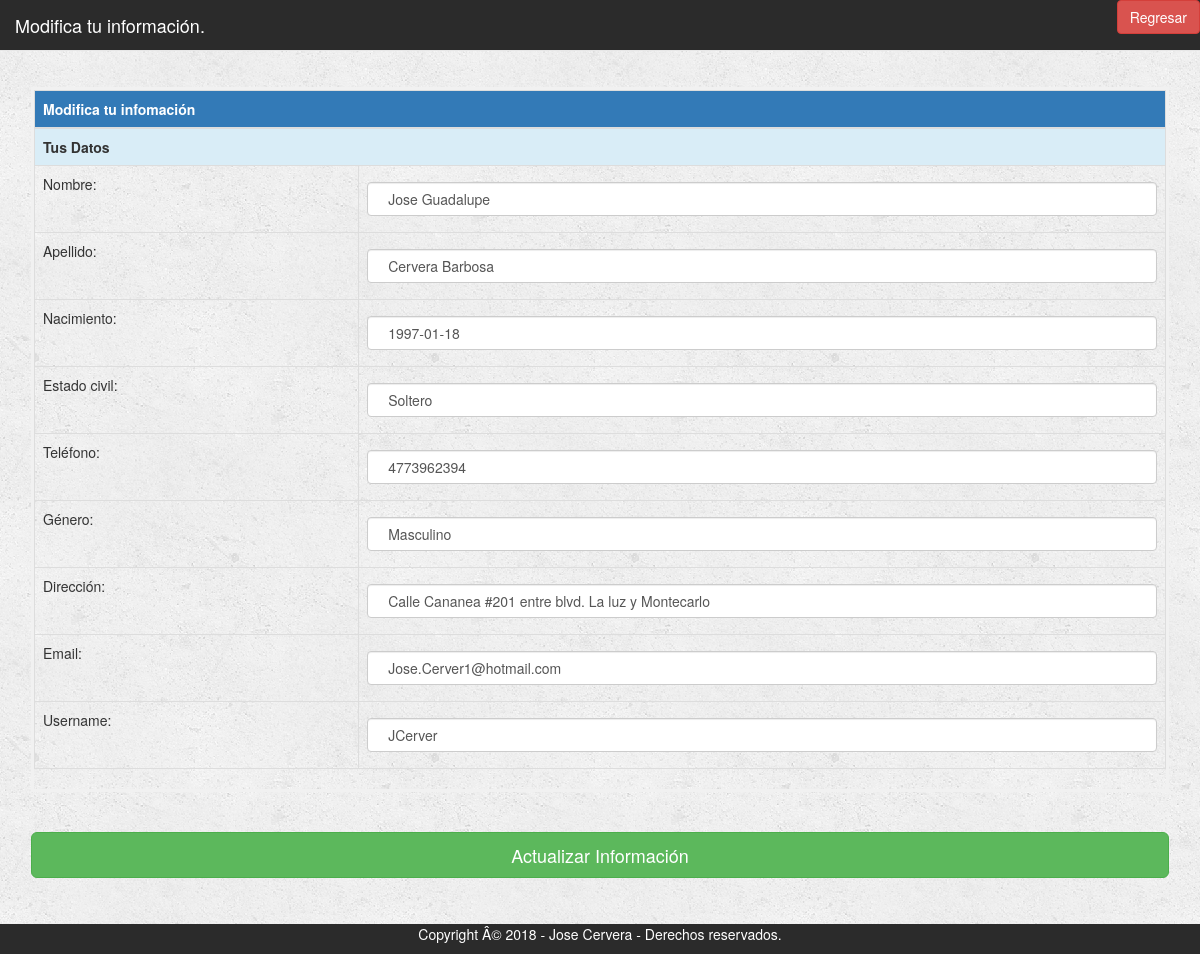
The app's page /Vista/modificarCandidato.php (signed in) with its own data.
### tables this page shows
CREATE TABLE IF NOT EXISTS `tbl_candidato` (
  `id_candidato` int(11) NOT NULL AUTO_INCREMENT COMMENT 'Identificador de candidato',
  `can_nombre` varchar(100) NOT NULL COMMENT 'Nombre del candidato',
  `can_apellido` varchar(100) NOT NULL COMMENT 'Apellido del candidato',
  `can_nacimiento`  varchar(100)  NULL COMMENT 'Fecha de nacimiento',
  `can_estado_civil` varchar(100) DEFAULT NULL COMMENT 'Estado civil',
  `can_telefono` varchar(100) NOT NULL COMMENT 'Teléfono de candidato',
  `can_genero` varchar(50) DEFAULT NULL COMMENT 'Género de candidato',
  `can_direccion` varchar(100) DEFAULT NULL COMMENT 'Dirección del candidato',
  `can_email` varchar(100) NOT NULL COMMENT 'Correo electronico del candidato',
  `can_username` varchar(100) NOT NULL COMMENT 'username para entrar al sistema',
  `can_contrasena` varchar(100) NOT NULL COMMENT 'Contraseña del candidato',
  `usr_tipo` varchar(30) NOT NULL COMMENT 'tipo de usuario',
  `estado_curriculum` varchar(1) NOT NULL COMMENT 'Validar si ya tiene un curriculum',
  PRIMARY KEY (`id_candidato`)
);

### Vista/modificarCandidato.php (the view, shortened to what this page needs)
<!DOCTYPE html>
<html>
<head>
     <link href="../css/bootstrap.min.css" rel="stylesheet">
  	 <link href="../css/EstiloRegistroEmpresa.css" rel="stylesheet">
</head>
<body>
<nav class="navbar navbar-default navbar-static-top">
  <div class="container-fluid">
    <div class="navbar-header">
      <a class="navbar-brand" href="#">Modifica tu información.</a>
    </div>
    <div class="collapse navbar-collapse" id="navbar-1">
      <div class="nav navbar-nav navbar-right">
        <a class="btn btn-danger" href="Home/HomeCandidato.php" role="button">Regresar</a>
      </div>
   </div>
  </div>
</nav>
<?php
  $idCandidato = $_SESSION['candidatoID'];
  $ps = "SELECT * FROM tbl_candidato WHERE id_candidato='$idCandidato'";
  global $conexion;
  $rs = mysqli_query($conexion,$ps);
  while($row = mysqli_fetch_array($rs)){
?>
<div class="container">
<form action="../Controlador/Candidato/crudCandidato.php" method="POST">
   <table class="table table-bordered" >
          <thead>
            <tr class="bg-primary">
              <th colspan="5">Modifica tu infomación</th>
            </tr>
          </thead>
          <tbody class="">
            <tr class="bg-info">
            <th colspan="2" >Tus Datos</th>
            </tr>
             <tr>
              <td>Nombre:</td>
              <td><input type="text" name="txtNombre" class="form-control" value="<?php echo $row['can_nombre'];?>"></td>
            </tr>
            <tr>
              <td>Apellido:</td>
              <td><input type="text" name="txtApellido" class="form-control" value="<?php echo $row['can_apellido'];?>"></td>
            </tr>
            <tr>
            <tr>
              <td>Nacimiento:</td>
              <td><input type="text" name="txtNacimiento" class="form-control" value="<?php echo $row['can_nacimiento'];?>"></td>
            </tr>
            <tr>
              <td>Estado civil:</td>
              <td><input type="text" name="txtCivil" class="form-control" value="<?php echo $row['can_estado_civil'];?>"></td>
            </tr>
            <tr>
              <td>Teléfono:</td>
              <td><input type="text" name="txtTelefono" class="form-control" value="<?php echo $row['can_telefono'];?>"></td>
            </tr>
            <tr>
              <td>Género:</td>
              <td><input type="text" name="txtGenero" class="form-control" value="<?php echo $row['can_genero'];?>"></td>
            </tr>
            <tr>
              <td>Dirección:</td>
              <td><input type="text" name="txtDireccion" class="form-control" value="<?php echo $row['can_direccion'];?>"></td>
            </tr>
            <tr>
              <td>Email:</td>
              <td><input type="text" name="txtEmail" class="form-control" value="<?php echo $row['can_email'];?>"></td>
            </tr>
            <tr>
              <td>Username:</td>
              <td><input type="text" name="txtUsername" class="form-control" value="<?php echo $row['can_username'];?>"></td>
            </tr>
            </tbody>
          </table>
  <?php }?>
</div>
<div class="container">
  <button type="submit" name="btnActualizar" onclick="msj()" class="btn btn-success btn-lg btn-block" >Actualizar Información</button>
  </div>
  <br>
  <br>
  <br>
<div class="footer">
  <p>Copyright Â© 2018 - Jose Cervera - Derechos reservados.</p>
</div>
</body>
</html>

### css/EstiloRegistroEmpresa.css (style rules this page uses)
body { background-image: url("../imagenes/back.png") }
.navbar-brand:link, .navbar-brand:visited { color: deepskyblue !important; }
.navbar { background-color: #2b2b2b; }
form { border: 3px solid #f1f1f1; }
input[type=text], input[type=password] { width: 100%; padding: 12px 20px; margin: 8px 0; display: inline-block; border: 1px solid #ccc; box-sizing: border-box; }
button { background-color: #4CAF50; color: white; padding: 14px 20px; margin: 8px 0; border: none; cursor: pointer; width: 100%; }
.container { padding: 16px; }
.footer { position: fixed; left: 0; bottom: 0; width: 100%; background-color: #2b2b2b; color: white; text-align: center; }

### records on screen
tbl_candidato: txtNombre "Jose Guadalupe", txtApellido "Cervera Barbosa", txtNacimiento "1997-01-18", txtCivil "Soltero", txtTelefono "4773962394", txtGenero "Masculino", txtDireccion "Calle Cananea #201 entre blvd. La luz y Montecarlo", txtEmail "Jose.Cerver1@hotmail.com", txtUsername "JCerver"
